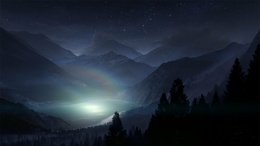
%> input picture Image Processing (MATLAB)/590-hw2/mountains.jpg, 260 x 146 px, shrunk from 1920 x 1080 before the run
$ octave untitled4.m   (GNU Octave 9; MATLAB toolbox functions it lacks are replaced by stand-ins)
%> lines starting %> are read from the running program, lines starting %| are printed output that depends on the picture
A = imread('mountains.jpg');
%> A is the input picture: size 146x260x3 uint8; mean R, G, B 31.3, 39.9, 52.6
subplot(2,2,1);
imshow(A);
title('First Image');
b=size(A);
%> b = [146 260 3]

B = imread('purpleGalaxy.jpg');
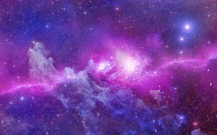
%> input picture Image Processing (MATLAB)/590-hw2/purpleGalaxy.jpg, 217 x 135 px, shrunk from 1600 x 1000 before the run
%> B is the input picture: size 135x217x3 uint8; mean R, G, B 110.9, 59.5, 154.2
B=imresize(B,[b(1),b(2)]);
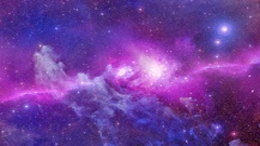
%> B: size 146x260x3 uint8; mean R, G, B 110.9, 59.5, 154.2
subplot(2,2,2);
imshow(B);
title('Second Image Resized');


subplot(2,2,3);
imshow(B);
title('Second Image Resized with reduced Scalar');
for i = 1:b(1)
 for j = 1:b(2)
     for k=1:3
 output(i,j,k)=(A(i,j,k)+B(i,j,k));
     end
 end
end
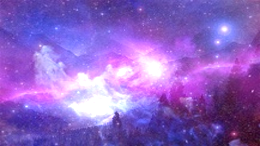
%> output: size 146x260x3 uint8; mean R, G, B 141, 98.9, 196.7
figure
imshow(output);
title('Combined Images');
